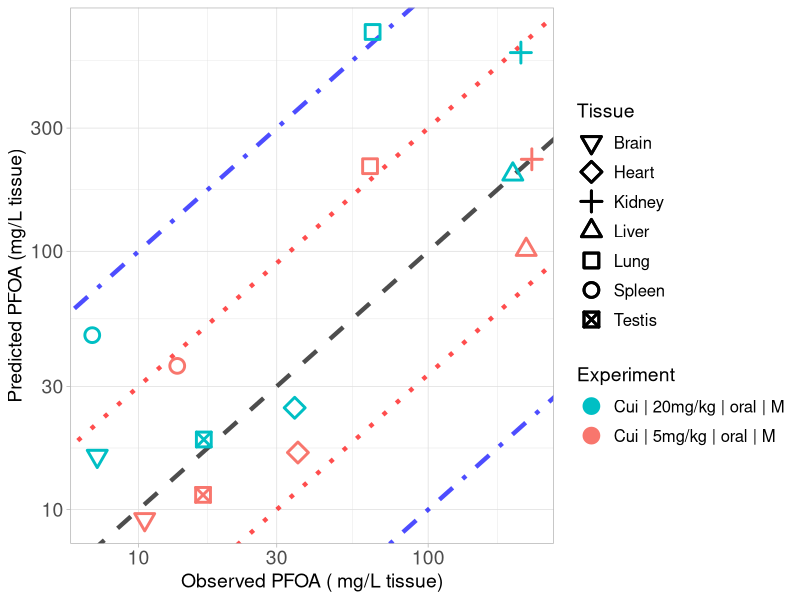

This figure's R source:
library(ggplot2)

#setwd("C:/Users/ptsir/Documents/GitHub/PFAS_PBK_models/PFOA inhalation Rat/Validation/Validation_results")
setwd("/Users/eviepapakyriakopoulou/Documents/GitHub/PFAS_PBK_models/PFOA inhalation Rat/Validation/Validation_Scenario24j")

# Load Results 
Cui_results <- read.csv("Cui_2008_results.csv", header = T)
Cui_low <- Cui_results[Cui_results$Dose == 5, ]
Cui_low$Experiment <- "Cui | 5mg/kg | oral | M"
Cui_high <- Cui_results[Cui_results$Dose == 20, ]
Cui_high$Experiment <- "Cui | 20mg/kg | oral | M"
# 
Tissue_markers <-  c(0:10,14)
names(Tissue_markers) <- c( "Lung",   "Spleen",  "Liver",   "Kidney", "Plasma", "Heart",
                            "Brain","Testis", "Stomach", "Intestines", "Carcass")

Experiment <- scales::hue_pal()(2)

names(Experiment) <- unique(c(Cui_low$Experiment, Cui_high$Experiment))



scatter_plot <- ggplot()+
  geom_abline(intercept = log10(1), slope = 1, linetype = "dashed", color = "black", linewidth = 1.5, alpha = 0.7) +  # Identity line in log10 scale
  geom_abline(intercept = log10(3), slope = 1, linetype = "dotted", color = "red", linewidth = 1.5, alpha = 0.7) +  # +3-fold error line
  geom_abline(intercept = log10(1/3), slope = 1, linetype = "dotted", color = "red", linewidth = 1.5, alpha = 0.7) +  # -3-fold error line
  geom_abline(intercept = log10(10), slope = 1, linetype = "dotdash", color = "blue", linewidth = 1.5, alpha = 0.7) +  # +10-fold error line
  geom_abline(intercept = log10(1/10), slope = 1, linetype = "dotdash", color = "blue", linewidth = 1.5, alpha = 0.7) +  # -10-fold error line
  geom_point(data = Cui_low, aes(x=Observed, y=Predicted, color = Experiment, shape = Tissue), size=4, stroke = 1.5)+
  geom_point(data = Cui_high, aes(x=Observed, y=Predicted, color = Experiment, shape = Tissue), size=4, stroke = 1.5)+
  scale_y_log10()+
  scale_x_log10()+
  scale_color_manual(values = Experiment)+
  theme(legend.spacing.y = unit(1, 'cm')) +
  guides(fill = guide_legend(byrow = TRUE))+
  scale_shape_manual(values = Tissue_markers)+
  theme_light()+
  labs(y = "Predicted PFOA (mg/L tissue)",
       x = "Observed PFOA ( mg/L tissue)")+
  theme(plot.title = element_text(hjust = 0.5),
        legend.key.size = unit(0.75, 'cm'),  
        legend.title = element_text(size=14),
        legend.text = element_text(size=12,  hjust = 0),
        axis.text = element_text(size = 14),
        axis.title = element_text(size = 14),
        )

#print(scatter_plot)

ggsave("validation_plot_PFOA_tissues.png", scatter_plot, width = 11, height = 7, units = "in", dpi = 300)
